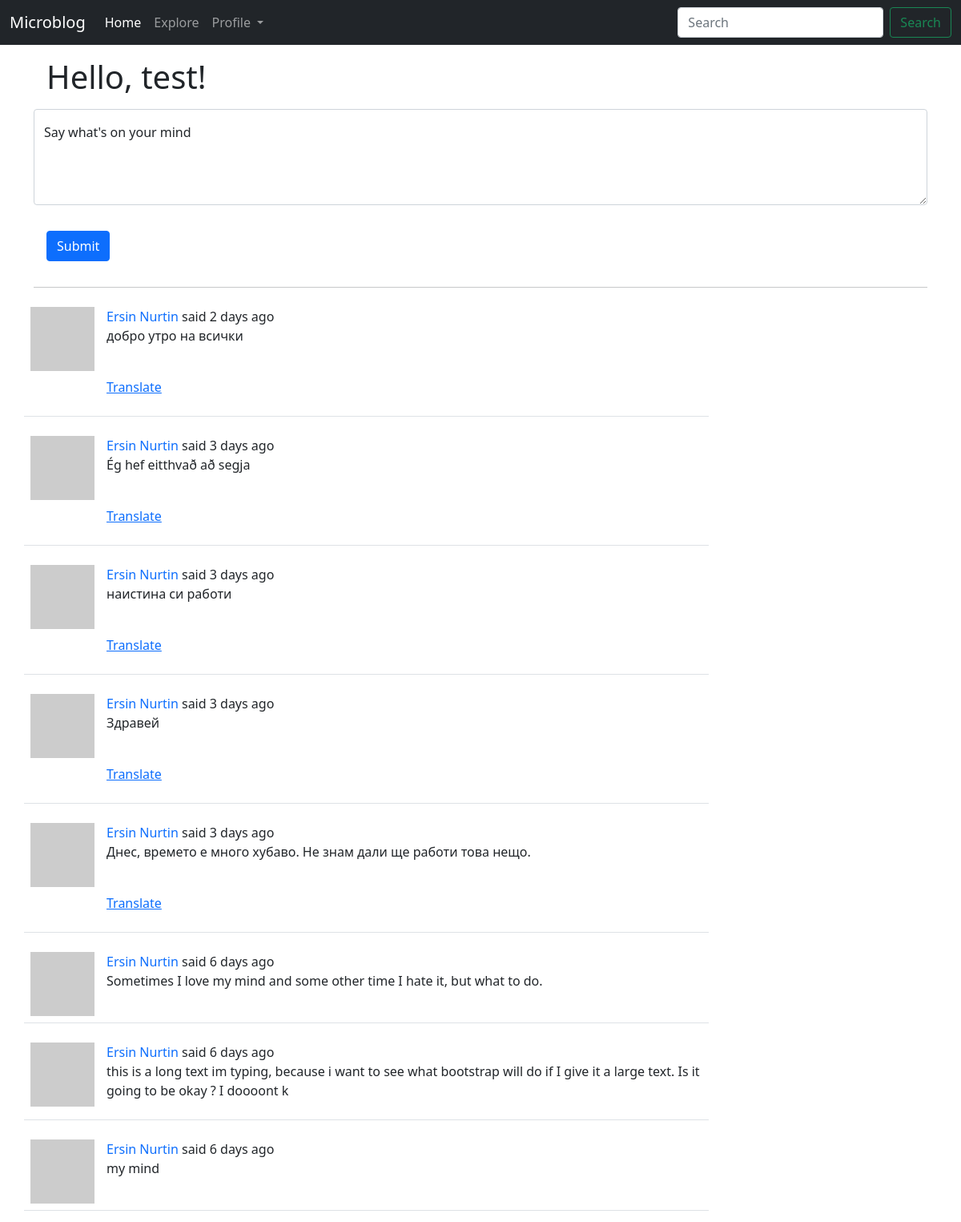
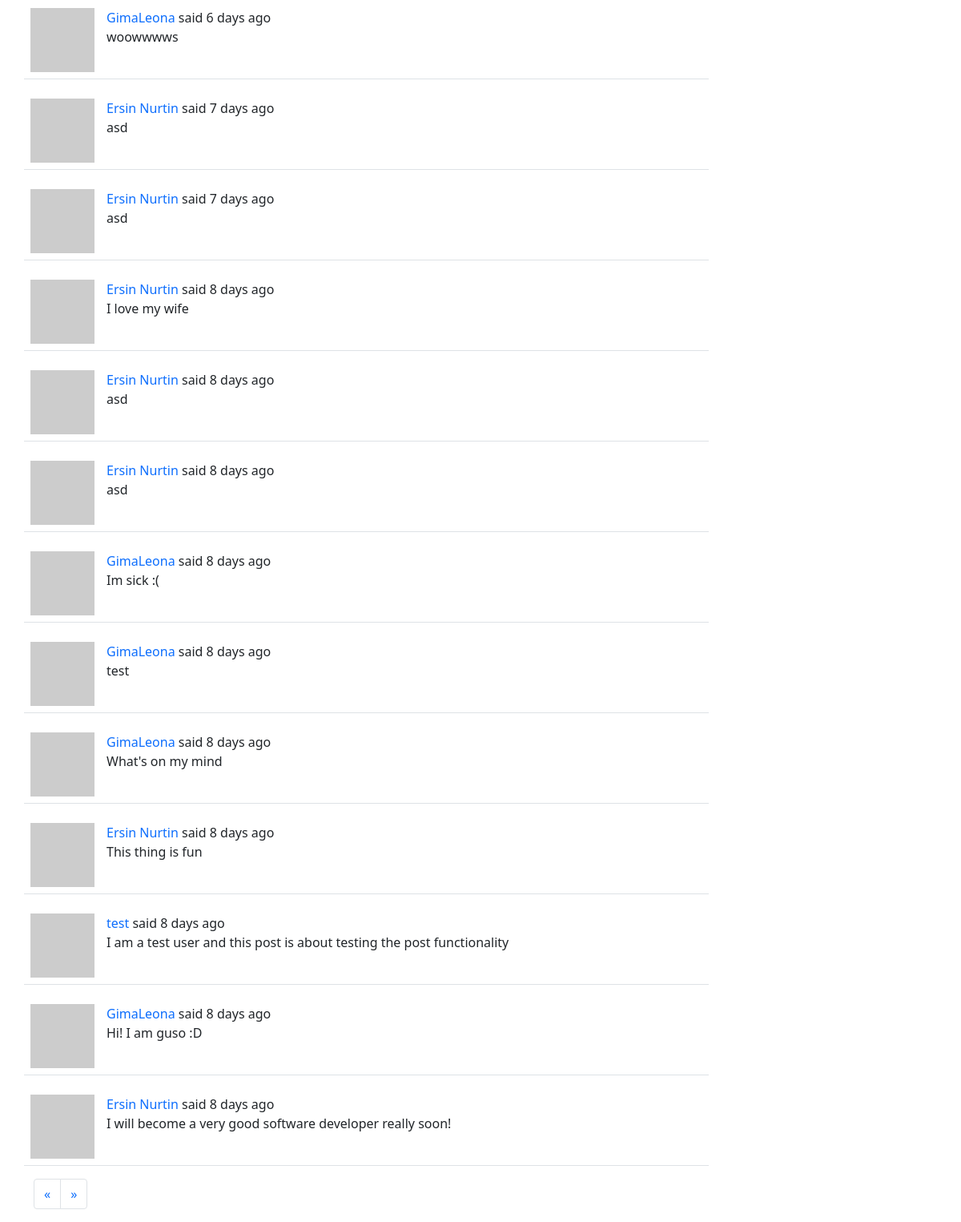
/home (signed in), run on the app's committed database (2 pictures, top to bottom).
### app/models.py (models this page shows, shortened)
class User(UserMixin, db.Model):
	id = db.Column(db.Integer, primary_key=True)
	username = db.Column(db.String(64), index=True, unique=True)
	email = db.Column(db.String(120), index=True, unique=True)
	password_hash = db.Column(db.String(128))
	about_me = db.Column(db.String(140))
	last_seen = db.Column(db.DateTime, default=datetime.utcnow())
	posts = db.relationship('Post', backref='author', lazy='dynamic')
	followed = db.relationship(
		'User', secondary=followers,
		primaryjoin=(followers.c.follower_id == id),
		secondaryjoin=(followers.c.followed_id == id),
		backref=db.backref('followers', lazy='dynamic'), lazy='dynamic')
	def avatar(self, size):
		digest = md5(self.email.lower().encode('utf-8')).hexdigest()
		return f"https://www.gravatar.com/avatar/{digest}?d=identicon&s={size}"
	def followed_posts(self):
		followed = Post.query.join(followers, (followers.c.followed_id == Post.user_id)) \
			.filter(followers.c.follower_id == self.id)
		own = Post.query.filter_by(user_id=self.id)
		return followed.union(own).order_by(Post.timestamp.desc())

class SearchableMixin:
	@classmethod
	def before_commit(cls, session):
		session._changes = {
			'add': list(session.new),
			'update': list(session.dirty),
			'delete': list(session.deleted)
		}
	@classmethod
	def after_commit(cls, session):
		for obj in session._changes['add']:
			if isinstance(obj, SearchableMixin):
				add_to_index(obj.__tablename__, obj)
		for obj in session._changes['update']:
			if isinstance(obj, SearchableMixin):
				add_to_index(obj.__tablename__, obj)
		for obj in session._changes['delete']:
			if isinstance(obj, SearchableMixin):
				remove_from_index(obj.__tablename__, obj)
		session._changes = None

class Post(SearchableMixin, db.Model):
	__searchable__ = ['body']
	id = db.Column(db.Integer, primary_key=True)
	body = db.Column(db.String(140))
	timestamp = db.Column(db.DateTime, index=True, default=datetime.utcnow)
	user_id = db.Column(db.Integer, db.ForeignKey('user.id'))
	language = db.Column(db.String(5))

### app/main/routes.py (the view, shortened to what this page needs)
@bp.route('/', methods=['GET', 'POST'])
@bp.route('/home', methods=['GET', 'POST'])
@login_required
def index():
	form = PostForm()
	page = request.args.get('page', 1, type=int)
	posts = current_user.followed_posts().paginate(
		page=page, per_page=current_app.config['POSTS_PER_PAGE'], error_out=False)
	next_url = url_for('main.index', page=posts.next_num) if posts.has_next else None
	prev_url = url_for('main.index', page=posts.prev_num) if posts.has_prev else None
	return render_template('index.html', title='Home Page',
	                       posts=posts.items, form=form, next_url=next_url, prev_url=prev_url)

### app/main/forms.py
class SearchForm(FlaskForm):
	q = StringField(_l('Search'), validators=[DataRequired()])
	s = SubmitField(_l('Search'))
	def __init__(self, *args, **kwargs):
		if 'formdata' not in kwargs:
			kwargs['formdata'] = request.args
		if 'meta' not in kwargs:
			kwargs['meta'] = {'csrf': False}
		super(SearchForm, self).__init__(*args, **kwargs)

class PostForm(FlaskForm):
	post = TextAreaField(_l("Say what's on your mind"), validators=[
		DataRequired(), Length(min=1, max=140)])
	submit = SubmitField(_l('Submit'))

### app/__init__.py (called while the page is built)
def get_locale():
	user = getattr(g, 'user', None)
	if user is not None:
		return user.locale
	return request.accept_languages.best_match(current_app.config['LANGUAGES'])

### app/main/routes.py (called while the page is built)
@bp.before_app_request
def before_request():
	if current_user.is_authenticated:
		current_user.last_seen = datetime.utcnow()
		db.session.commit()
		g.search_form = SearchForm()
	g.locale = str(get_locale())

### app/models.py (called while the page is built)
@login.user_loader
def load_user(user_id):
	return User.query.get(int(user_id))

### app/templates/index.html (shortened to what this page needs)
{% extends "layout.html" %}
{% block content %}
  <div class="container">
    <h1 class="mb-3 m-3">{{ _('Hello, %(username)s!', username=current_user.username) }}</h1>
    {% if form %}
    <form action="" method="post">
      <div class="form-floating row-cols-sm-3 mb-3">
        {{ form.post(style="height: 120px", class_="form-control", placeholder=form.post.label.text) }}
        <label>{{ form.post.label.text }}</label>
      </div>
      {{ form.submit(class_="btn btn-primary m-3 mb-3") }}
      <hr>
    </form>
    {% endif %}
  </div>
    {% for post in posts %}
        {% include '_post.html' %}
    {% endfor %}
  <div class="container">
    <nav>
      <ul class="pagination">
        <li class="page-item">
          <a class="page-link{% if prev_url %} disabled{% endif %}" href="{{ prev_url or '#' }}" aria-label="Previous">
            <span aria-hidden="true">&laquo;</span>
          </a>
        </li>
        <li class="page-item">
          <a class="page-link" href="{{ next_url or '#' }}" aria-label="Next">
            <span aria-hidden="true">&raquo;</span>
          </a>
        </li>
      </ul>
    </nav>
  </div>
{% endblock content %}

### app/templates/_post.html (shortened to what this page needs)
<div class="container">
    <table class="table table-hover">
      <tr class="row">
        <td class="col-1"><a href="{{ url_for('main.user', username=post.author.username) }}"><img src=" {{ post.author.avatar(70) }}" alt="user image"/></a>
        <td class="col-8">
          {{ _('%(username)s said %(when)s', username=user_link, when=moment(post.timestamp).fromNow()) }}
          <br>
          <p class="text-body"><span id="post{{ post.id }}">{{ post.body }}</span></p>
          {% if post.language and post.language != g.locale %}
            <br>
                <p><span id="translation{{ post.id }}">
                    <a href="javascript:translate(
                                '#post{{ post.id }}',
                                '#translation{{ post.id }}',
                                '{{ post.language }}',
                                '{{ g.locale }}');">{{ _('Translate') }}</a>
                </span></p>
          {% endif %}
        </td>
      </tr>
    </table>
</div>

### data on the page
Post: body "добро утро на всички"
Post: body "Ég hef eitthvað að segja"
Post: body "наистина си работи"
Post: body "Здравей"
Post: body "Днес, времето е много хубаво. Не знам дали ще работи това нещо."
Post: body "Sometimes I love my mind and some other time I hate it, but what to do."
Post: body "this is a long text im typing, because i want to see what bootstrap will do if I give it a large text. Is it going to be okay ? I doooont k"
Post: body "my mind"
Post: body "woowwwws"
Post: body "asd"
Post: body "asd"
Post: body "I love my wife"
Post: body "asd"
Post: body "asd"
Post: body "Im sick :("
Post: body "test"
Post: body "What's on my mind"
Post: body "This thing is fun"
Post: body "I am a test user and this post is about testing the post functionality"
Post: body "Hi! I am guso :D"
Post: body "I will become a very good software developer really soon!"
